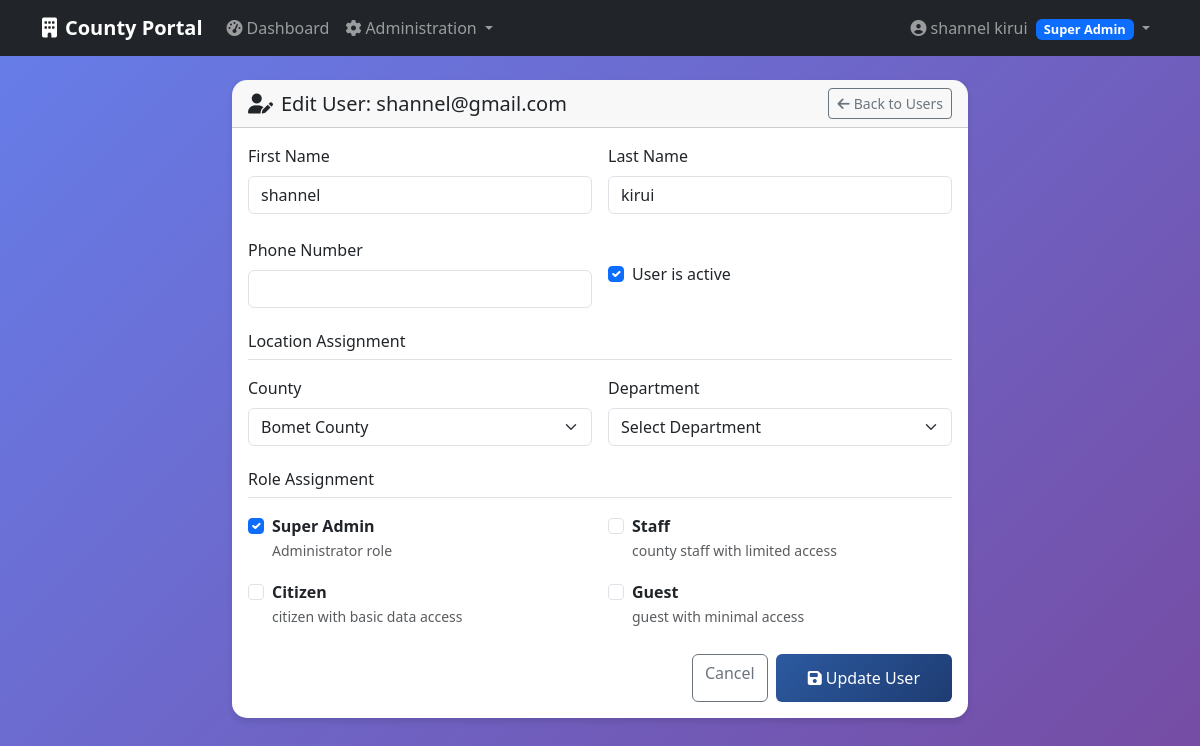
The page /auth/users/1/edit (signed in) on the database as committed earlier.
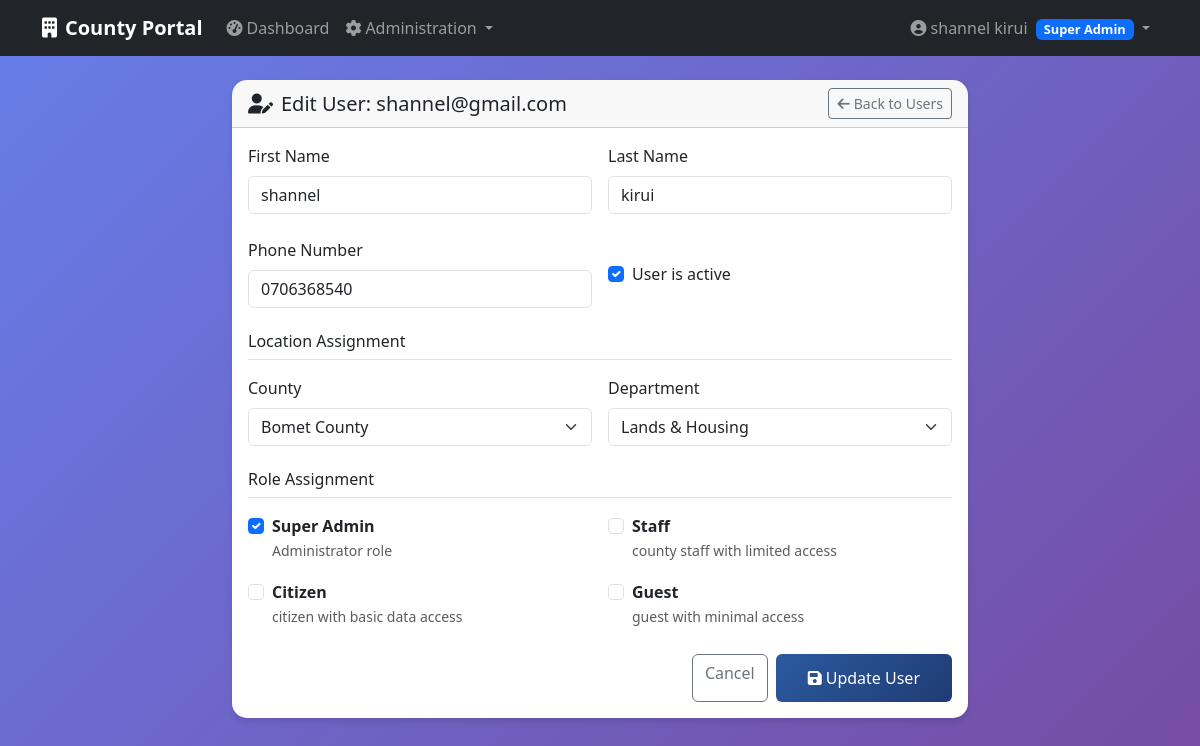
The same page on the database as committed later.
### app/models/user.py (models this page shows, shortened)
class User(db.Model,UserMixin):
    __tablename__ = 'users'
    id = db.Column(db.Integer, primary_key=True)
    email = db.Column(db.String(120), unique=True, nullable=False)
    password = db.Column(db.String(128), nullable=False)
    first_name = db.Column(db.String(50))
    last_name = db.Column(db.String(50))
    phone = db.Column(db.String(20))
    active = db.Column(db.Boolean(), default=True)
    confirmed_at = db.Column(db.DateTime())
    created_at = db.Column(db.DateTime(), nullable=False, default=db.func.current_timestamp())
    fs_uniquifier = db.Column(db.String(64), unique=True, nullable=True, default=lambda: str(uuid.uuid4()))
    county_id = db.Column(db.Integer,db.ForeignKey('counties.id'))
    department_id = db.Column(db.Integer,db.ForeignKey('departments.id'))
    last_login_at = db.Column(db.DateTime())
    current_login_at = db.Column(db.DateTime())
    last_login_ip = db.Column(db.String(45))
    current_login_ip = db.Column(db.String(45))
    login_count = db.Column(db.Integer, default=0)
    roles = db.relationship('Role', secondary=roles_users, backref=db.backref('users', lazy='dynamic'))
    def full_name(self):
        if self.first_name and self.last_name:
            return f"{self.first_name} {self.last_name}"
        return self.email.split('@')[0]
    def has_role(self, role_name):
        return any(role.name == role_name for role in self.roles)

### app/auth/routes.py (the view, shortened to what this page needs)
@auth_bp.route('/users/<int:user_id>/edit', methods=['GET', 'POST'])
@login_required
@roles_required(UserRoles.SUPER_ADMIN)
def edit_user(user_id):
    user = User.query.get_or_404(user_id)
    roles = Role.query.all()
    counties = County.query.filter_by(active=True).all()
    departments = Department.query.filter_by(active=True).all()
    return render_template('auth/edit_user.html',
                            user=user,
                            roles=roles,
                            counties=counties,
                            departments=departments)

### app/templates/auth/edit_user.html (shortened to what the changed rows need)
{% extends "base.html" %}
{% block content %}
<div class="row justify-content-center">
    <div class="col-lg-8">
        <div class="card dashboard-card">
            <div class="card-header">
                <div class="d-flex justify-content-between align-items-center">
                    <h5 class="card-title mb-0">
                        <i class="fas fa-user-edit me-2"></i>Edit User: {{ user.email }}
                    </h5>
                    <a href="{{ url_for('auth_bp.users', user_id=user.id) }}" class="btn btn-outline-secondary btn-sm">
                        <i class="fas fa-arrow-left me-1"></i>Back to Users
                    </a>
                </div>
            </div>
            <div class="card-body">
                <form method="POST">
                    <div class="row g-3 mb-4">
                        <div class="col-md-6">
                            <label for="first_name" class="form-label">First Name</label>
                            <input type="text" class="form-control" id="first_name" name="first_name"
                                   value="{{ user.first_name or '' }}">
                        </div>
                        <div class="col-md-6">
                            <label for="last_name" class="form-label">Last Name</label>
                            <input type="text" class="form-control" id="last_name" name="last_name"
                                   value="{{ user.last_name or '' }}">
                        </div>
                    </div>
                    <div class="row g-3 mb-4">
                        <div class="col-md-6">
                            <label for="phone" class="form-label">Phone Number</label>
                            <input type="tel" class="form-control" id="phone" name="phone"
                                   value="{{ user.phone or '' }}">
                        </div>
                    </div>
                    <div class="row g-3 mb-4">
                        <div class="col-md-6">
                            <label for="department_id" class="form-label">Department</label>
                            <select class="form-select" id="department_id" name="department_id">
                                <option value="">Select Department</option>
                                {% if user.county_id %}
                                {% for department in departments %}
                                    {% if department.county_id == user.county_id %}
                                    <option value="{{ department.id }}" {{ 'selected' if user.department_id == department.id else '' }}>
                                        {{ department.name }}
                                    </option>
                                    {% endif %}
                                {% endfor %}
                                {% endif %}
                            </select>
                        </div>
                    </div>
                </form>
            </div>
        </div>
    </div>
</div>
{% endblock %}

### app/templates/base.html (shortened to what this page needs)
<!DOCTYPE html>
<html lang="en">
<head>
    <link href="https://cdn.jsdelivr.net/npm/bootstrap@5.3.2/dist/css/bootstrap.min.css" rel="stylesheet">
    <link href="https://cdnjs.cloudflare.com/ajax/libs/font-awesome/6.4.0/css/all.min.css" rel="stylesheet">
</head>
<body>
    <nav class="navbar navbar-expand-lg navbar-dark bg-dark">
        <div class="container">
            <a class="navbar-brand" href="{{ url_for('main_bp.index') }}">
                <i class="fas fa-building me-2"></i>County Portal
            </a>
            {% if current_user.is_authenticated %}
            <div class="collapse navbar-collapse" id="navbarNav">
                <ul class="navbar-nav me-auto">
                    <li class="nav-item">
                        <a class="nav-link" href="{{ url_for('main_bp.dashboard') }}">
                            <i class="fas fa-tachometer-alt me-1"></i>Dashboard
                        </a>
                    </li>
                    {% if current_user.has_role('super_admin') %}
                    <li class="nav-item dropdown">
                        <a class="nav-link dropdown-toggle" href="#" id="adminDropdown" role="button" data-bs-toggle="dropdown">
                            <i class="fas fa-cog me-1"></i>Administration
                        </a>
                    </li>
                    {% endif %}
                </ul>
                <ul class="navbar-nav">
                    <li class="nav-item dropdown">
                        <a class="nav-link dropdown-toggle" href="#" id="userDropdown" role="button" data-bs-toggle="dropdown">
                            <i class="fas fa-user-circle me-1"></i>{{ current_user.full_name() }}
                            {% for role in current_user.roles %}
                            <span class="badge bg-primary role-badge ms-1">{{ role.name.replace('_', ' ').title() }}</span>
                            {% endfor %}
                        </a>
                    </li>
                </ul>
            </div>
            {% else %}
            <div class="d-flex">
                <a href="{{ url_for('security.login') }}" class="btn btn-outline-light me-2">Login</a>
                <a href="{{ url_for('security.register') }}" class="btn btn-primary">Register</a>
            </div>
            {% endif %}
        </div>
    </nav>
    <main class="container mt-4">
        {% block content %}{% endblock %}
    </main>
</body>
</html>

Rows that differ between the two databases and show on the page:
changed User "shannel@gmail.com": phone (not shown) → "0706368540"
Other text that changed with them:
form field department_id: "Select Department" → "Lands & Housing"
